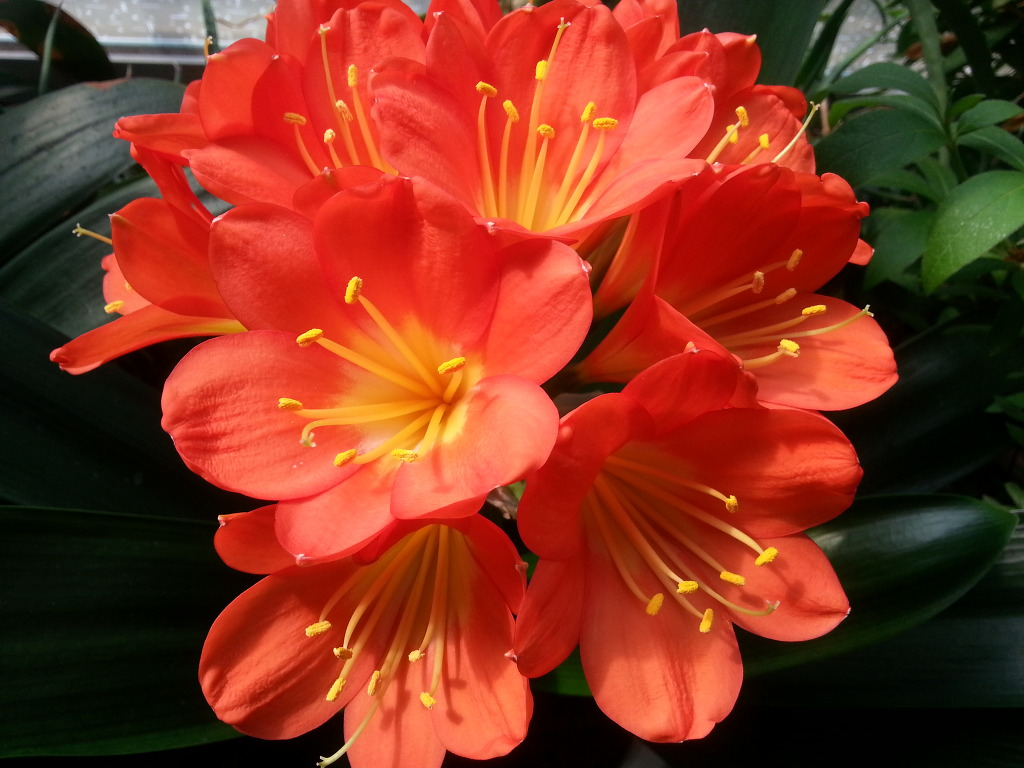
#> input picture 06_CV_기초실습자료/images/flower1.jpg, 1024 x 768 px
$ python 01_imaging_4.py
#> lines starting #> are read from the running program, lines starting #| are printed output that depends on the picture
# https://opencv-python.readthedocs.io/en/latest/doc/07.imageArithmetic/imageArithmetic.html
# 이미지 연산: add()로 이미지 더하기

import cv2
import numpy as np

img1 = cv2.imread('images/flower1.jpg')
#> img1 is the input picture: shape (768, 1024, 3); mean B, G, R 32.3, 52.2, 135.2
img2 = cv2.imread('images/flower2.jpg')
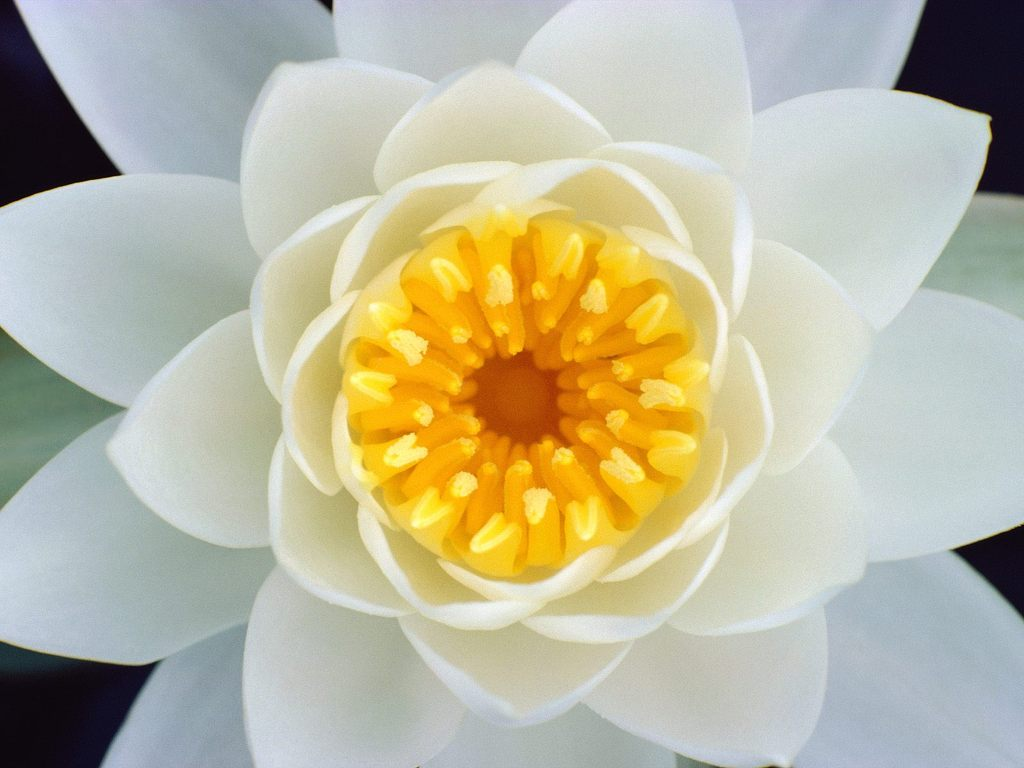
#> input picture 06_CV_기초실습자료/images/flower2.jpg, 1024 x 768 px
#> img2 is the input picture: shape (768, 1024, 3); mean B, G, R 158.5, 184.1, 188.1

img_add = cv2.add(img1, img2)
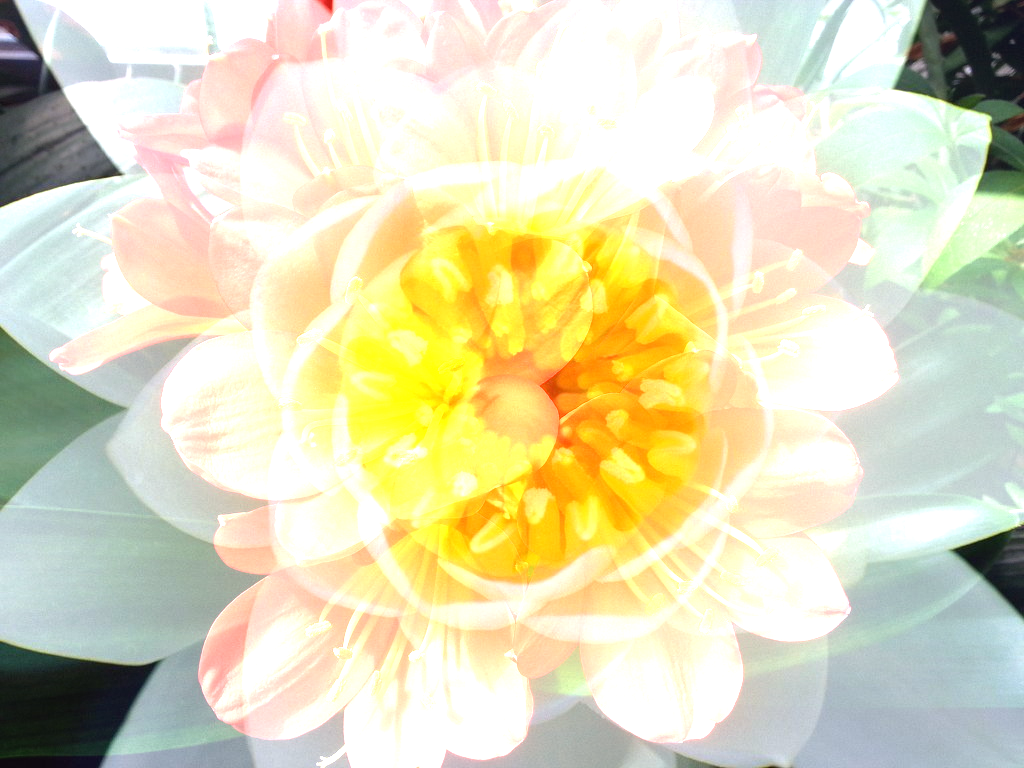
#> img_add: shape (768, 1024, 3); mean B, G, R 185.5, 220.1, 224.1

cv2.imshow("Mix", img_add)

cv2.waitKey(0)
cv2.destroyAllWindows()
